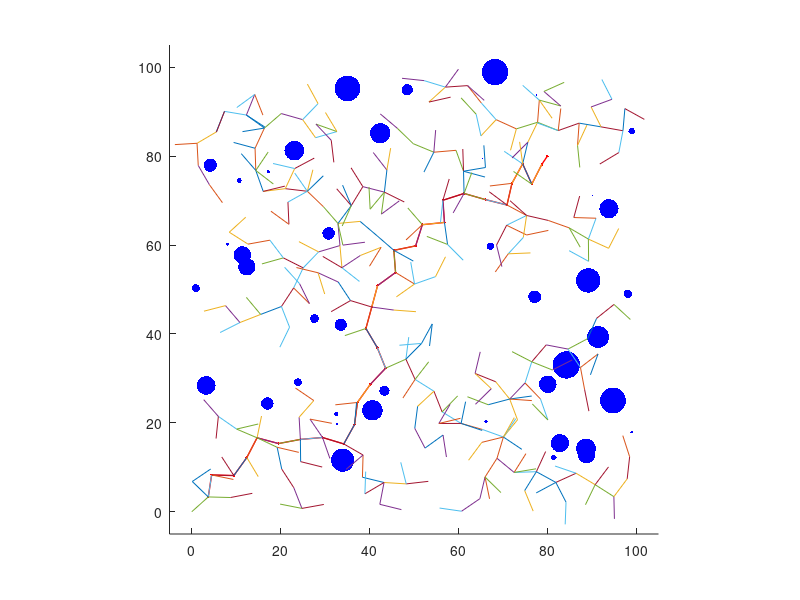

Recreate this plot in MATLAB.
% pathRRT
%  - create a path from a start node to an end node
%    using the RRT algorithm.
%  - RRT = Rapidly-exploring Random Tree
%  
% Based on code written by Yanjiang Zhao, improved by Lihao WANG

function pathRRT;

% create random world
Size = 100;
NumObstacles = 60;
speedSize=2;
world = createWorld(NumObstacles,[Size; Size],[0;0],speedSize);

% standard length of path segments
segmentLength = 5;

% randomly select start and end nodes
%start_node = generateRandomNode(world);
%end_node   = generateRandomNode(world);

start_node = [0,0,0,0,0];
end_node   = [80,80,0,0,0];

% establish tree starting with the start node
tree = start_node;
nodeDepth=[0];

% check to see if start_node connects directly to end_node
if ( (norm(start_node(1:2)-end_node(1:2))<segmentLength )...
    &(collision(start_node,end_node,world)==0) )
  path = [start_node; end_node];
else
  numPaths = 0;
  while numPaths<1,
      [tree,flag,nodeDepth] = extendTree(tree,end_node,segmentLength,world,nodeDepth);
      numPaths = numPaths + flag;
  end
end

% find path with minimum cost to end_node
path = findMinimumPath(tree,end_node);
pathDepth=nodeDepth(end);
plotWorld(world,path,tree,pathDepth);
tree
nodeDepth


%%%%%%%%%%%%%%%%%%%%%%%%%%%%%%%%%%%%%%%%%%%%%%%%%%%%%%%%%%%%%%%%%%%%%%%%%%
% createWorld
%  - create random world with obstacles
%  the first element is the north coordinate
%  the second element is the south coordinate
function world = createWorld(NumObstacles, NEcorner, SWcorner, speedSize);

  % check to make sure that the region is nonempty
  if (NEcorner(1) <= SWcorner(1)) | (NEcorner(2) <= SWcorner(2)),
      disp('Not valid corner specifications!')
      world=[];
      
  % create world data structure
  else
    world.NumObstacles = NumObstacles;
    world.NEcorner = NEcorner;
    world.SWcorner = SWcorner;
                          
    % create NumObstacles 
    %maxRadius = min(NEcorner(1)- SWcorner(1), NEcorner(2)-SWcorner(2));
    %maxRadius = 5*maxRadius/NumObstacles/2;
    maxRadius = 3;
    for i=1:NumObstacles,
        % randomly pick radius
        world.radius(i) = maxRadius*rand;
        % randomly pick center of obstacles
        cn = SWcorner(1) + world.radius(i)...
            + (NEcorner(1)-SWcorner(1)-2*world.radius(i))*rand;
        ce = SWcorner(2) + world.radius(i)...
            + (NEcorner(2)-SWcorner(2)-2*world.radius(i))*rand;
        world.cn(i) = cn;
        world.ce(i) = ce;
        speedChoice=[1,0;0.707,0.707;0,1;-0.707,0.707;-1,0;-0.707,-0.707;0,-1;0.707,-0.707];
        if rem(i,2)==0 & rem(i/2,9)~=0,
            world.speed(i,:)=speedChoice(rem(i/2,9),:)*speedSize;
        else 
            world.speed(i,:)=[0,0];
        end
    end
    world.speed
  end
 
%%%%%%%%%%%%%%%%%%%%%%%%%%%%%%%%%%%%%%%%%%%%%%%%%%%%%%%%%%%%%%%%%%%%%%%%%%
% obstaclesAtStepK
% calculate the obstacles' positions at step k
function [obstaclesK]=obstaclesAtStepK(world,k);  

obstaclesK=[(world.cn)',(world.ce)']+world.speed*k;

%%%%%%%%%%%%%%%%%%%%%%%%%%%%%%%%%%%%%%%%%%%%%%%%%%%%%%%%%%%%%%%%%%%%%%%%%%
% generateRandomNode
%   create a random node (initialize)
function node=generateRandomNode(world);

% randomly pick configuration
pn       = (world.NEcorner(1)-world.SWcorner(1))*rand;
pe       = (world.NEcorner(2)-world.SWcorner(2))*rand;
chi      = 0;
cost     = 0;
node     = [pn, pe, chi, cost, 0];

% check collision with obstacle
while collision(node, node, world),
  pn       = (world.NEcorner(1)-world.SWcorner(1))*rand;
  pe       = (world.NEcorner(2)-world.SWcorner(2))*rand;
  chi      = 0;
  cost     = 0;
  node     = [pn, pe, chi, cost, 0];
end

%%%%%%%%%%%%%%%%%%%%%%%%%%%%%%%%%%%%%%%%%%%%%%%%%%%%%%%%%%%%%%%%%%%%%%%%%%
% collision
%   check to see if a node is in collsion with obstacles
function collision_flag = collision(node, parent, world);

collision_flag = 0;

if ((node(1)>world.NEcorner(1))...
    | (node(1)<world.SWcorner(1))...
    | (node(2)>world.NEcorner(2))...
    | (node(2)<world.SWcorner(2)))
  collision_flag = 1;
else
    for sigma = 0:.2:1,
    p = sigma*node(1:2) + (1-sigma)*parent(1:2);
      % check each obstacle
      for i=1:world.NumObstacles,
        if (norm([p(1);p(2)]-[world.cn(i); world.ce(i)])<=1.5*world.radius(i)),
            collision_flag = 1;
            break;
        end
      end
    end
end

%%%%%%%%%%%%%%%%%%%%%%%%%%%%%%%%%%%%%%%%%%%%%%%%%%%%%%%%%%%%%%%%%%%%%%%%%%
% dynaCollision
%   check to see if a node is in collsion with one certain moving obstacle
function dynaCollision_flag = dynaCollision (node, parent, world, k, i);  % k is the step number and i is the moving obstacle index
dynaCollision_flag = 0;
Last_Obstacle=obstaclesAtStepK(world,k-1);
Current_Obstacle=obstaclesAtStepK(world,k);
Next_Obstacle=obstaclesAtStepK(world,k+1);
%% calculate the obstacle path start and end point coordinates at step k and k+1 taken obstacle radius into account
O10=Last_Obstacle(i,1:2)-world.speed(i)/2*world.radius(i);
O20=Current_Obstacle(i,1:2)+world.speed(i)/2*world.radius(i);
O30=Current_Obstacle(i,1:2)-world.speed(i)/2*world.radius(i);
O40=Next_Obstacle(i,1:2)+world.speed(i)/2*world.radius(i);
%% calculate the 4 vertex coordinates of the sweeping rectangle at step k and k+1
SpeedNormal=[world.speed(i,2),(-1)*world.speed(i,1)];
O11=O10+SpeedNormal/2*world.radius(i);
O21=O20+SpeedNormal/2*world.radius(i);
O31=O30+SpeedNormal/2*world.radius(i);
O41=O40+SpeedNormal/2*world.radius(i);
O12=O10-SpeedNormal/2*world.radius(i);
O22=O20-SpeedNormal/2*world.radius(i);
O32=O30-SpeedNormal/2*world.radius(i);
O42=O40-SpeedNormal/2*world.radius(i);
StartPoint1=[O11;O12;O22;O21];
EndPoint1=[O12;O22;O21;O11];
StartPoint2=[O31;O32;O42;O41];
EndPoint2=[O32;O42;O41;O31];
% check the collision between the parent to node path and the sweeping rectangle at step k
for j=1:4,
    if ((max(parent(1),node(1))>min(StartPoint1(j,1),EndPoint1(j,1)))...
        &(min(parent(1),node(1))<max(StartPoint1(j,1),EndPoint1(j,1)))),    % in case that the parent to node path and each rectangle edge the has commun part in x axis
        if world.speed(i,1)==0,                                             % in case of rectangle edge O12-O22 and O21-O11 vertical to x axis
            if (j==2 | j==4),                                               
                Common=StartPoint1(j,1);
                yPath=returnY(parent, node, Common);
                y1Edge=StartPoint1(j,2);
                y2Edge=EndPoint1(j,2);
                if (yPath-y1Edge)*(yPath-y2Edge)<=0;
                    dynaCollision_flag=1;
                    return
                end
            end
            
        elseif world.speed(i,2)==0,                                         % in case of rectangle edge O11-O12 and O21-O22 vertical to x axis
            if (j==1 | j==3),                                               
                Common=StartPoint1(j,1);
                yPath=returnY(parent, node, Common);
                y1Edge=StartPoint1(j,2);
                y2Edge=EndPoint1(j,2);
                if (yPath-y1Edge)*(yPath-y2Edge)<=0;
                    dynaCollision_flag=1;
                    return
                end
            end
            
        else
            CommonMin=min([parent(1), node(1), StartPoint1(j,1), EndPoint1(j,1)]);  % lower bound of the x common part
            CommonMax=max([parent(1), node(1), StartPoint1(j,1), EndPoint1(j,1)]);  % upper bound of the x common part
            y1Path=returnY(parent, node, CommonMin);
            y2Path=returnY(parent, node, CommonMax);
            y1Edge=returnY(StartPoint1(j,:),EndPoint1(j,:), CommonMin);
            y2Edge=returnY(StartPoint1(j,:),EndPoint1(j,:), CommonMax);
            if (y1Path-y1Edge)*(y2Path-y2Edge)<=0;
            dynaCollision_flag=1;
            return
            end
        end
    end
end      
    
% check the collision between the node point and the sweeping rectangle at step k+1
cosTheta=world.speed(i,1)/norm(world.speed(i,:));                                 % rotate the coordinate system by angle Theta, Theta is the angle of the speed vector
sinTheta=world.speed(i,2)/norm(world.speed(i,:));
NewO31(1)=O31(1)*cosTheta+O31(2)*sinTheta;                                        % calculate the new coordinate of each points in new coordinate system
NewO31(2)=O31(2)*cosTheta-O31(2)*sinTheta;
NewO41(1)=O41(1)*cosTheta+O41(2)*sinTheta;
NewO41(2)=O41(2)*cosTheta-O41(2)*sinTheta;
NewO32(1)=O32(1)*cosTheta+O32(2)*sinTheta;
NewO32(2)=O32(2)*cosTheta-O32(2)*sinTheta;
NewO42(1)=O42(1)*cosTheta+O42(2)*sinTheta;
NewO42(2)=O42(2)*cosTheta-O42(2)*sinTheta;
NewNode(1)=node(1)*cosTheta+node(2)*sinTheta;
NewNode(2)=node(2)*cosTheta-node(2)*sinTheta;
if (NewNode(1)>NewO31(1) & NewNode(1)<NewO41(1) & NewNode(2)>NewO31(2) & NewNode(2)<NewO32(2) )  % check if NewNode falls into obstacle sweeping rectangle at k+1
    dynaCollision_flag=1;
end
    
    

%%%%%%%%%%%%%%%%%%%%%%%%%%%%%%%%%%%%%%%%%%%%%%%%%%%%%%%%%%%%%%%%%%%%%%%%%%
% returnY
% given 2 endpoints a(x1,y1) and b(x2,y2) of a segment, return the y value at another point x on the segment
function y = returnY (a, b, x);
if a(1)==b(1),   % check if the segment is in parallel with y axis
    disp('Not valid segment')
else
    y=a(2)+(b(2)-a(2))/(b(1)-a(1))*(x-a(1));
end

%%%%%%%%%%%%%%%%%%%%%%%%%%%%%%%%%%%%%%%%%%%%%%%%%%%%%%%%%%%%%%%%%%%%%%%%%%
% canEndConnectToTree
%   check to see if the end node can connect to the tree
function flag = canEndConnectToTree(tree,end_node,minDist,world);
  flag = 0;
  % check only last node added to tree since others have been checked
  if ( (norm(tree(end,1:2)-end_node(1:2))<minDist)...
     & (collision(tree(end,1:2), end_node(1:2), world)==0) ),
    flag = 1;
  end

%%%%%%%%%%%%%%%%%%%%%%%%%%%%%%%%%%%%%%%%%%%%%%%%%%%%%%%%%%%%%%%%%%%%%%%%%%
% extendTree
%   extend tree by randomly selecting point and growing tree toward that
%   point
function [new_tree,flag,new_nodeDepth] = extendTree(tree,end_node,segmentLength,world,nodeDepth); %nodeDepth is the step number for each node for dynamic collicision check

  flag1 = 1;
  while flag1==1,
    flag1=0;   % initialize flag1 to 1, flag1==0 means that collision check is passed, flag1==1 means that collision exists
    % select a random point
    randomPoint = [...
        (world.NEcorner(1)-world.SWcorner(1))*rand,...
        (world.NEcorner(2)-world.SWcorner(2))*rand];
    % find leaf on node that is closest to randomPoint
    tmp = tree(:,1:2)-ones(size(tree,1),1)*randomPoint; % times ones is to make sure the same dimention, because tree maybe has n rows
    [dist,idx] = min(sum(tmp.^2,2)); %diag在这里是取矩阵对角线元素输出列向量，tmp和其转置相乘对角线正好是两坐标相减的平方和，即为距离的平方，看离哪个点最近并指示出其位置idx
    cost     = tree(idx,4) + segmentLength;%离哪个已知点近就加在哪个点上...
    new_point = (randomPoint-tree(idx,1:2));
    new_point = tree(idx,1:2)+new_point/norm(new_point)*segmentLength;
    new_node = [new_point, 0, cost, idx];%离哪个已知点近就加在哪个点上，并记录路线idx
    % collision check for both static and moving obstacles
    obstaclesLastStep=obstaclesAtStepK(world,nodeDepth(idx));
    obstaclesNowStep=obstaclesAtStepK(world,nodeDepth(idx)+1);
    i=1;
    while (i<=world.NumObstacles) & (flag1==0),
        if ( norm (obstaclesLastStep(i,:)-tree(idx,1:2))<10 | norm (obstaclesNowStep(i,:)-tree(idx,1:2))<10 ),   %%analyze only the obstacles at a distance less than 10 from the parent node
            if rem(i,2)==0 & rem(i/2,9)~=0,  % collision check for moving obstacles
                flag1 = dynaCollision (new_point, tree(idx,1:2), world, nodeDepth(idx), i);
                if flag1==1,
                    break;
                end
            else   % collision check for static obstacles
                for sigma = 0:.1:1,                
                    p = sigma*new_point + (1-sigma)*tree(idx,1:2);
                       if (norm([p(1);p(2)]-[world.cn(i); world.ce(i)])<=1.5*world.radius(i)),
                           flag1=1; 
                           break;
                       end
                end
            end 
        end
    i=i+1;    
    end
    
    
    if flag1==0,   % if collision check is passed, add the new_node to the tree
        new_tree = [tree; new_node];
        new_nodeDepth=[nodeDepth; nodeDepth(idx)+1];
    end
  end
 
  % check to see if new node connects directly to end_node
  if ( (norm(new_node(1:2)-end_node(1:2))<segmentLength )...
      &(collision(new_node,end_node,world)==0) )
    flag = 1;
    new_tree(end,3)=1;  % mark node as connecting to end.
  else
    flag = 0;
  end
  
%%%%%%%%%%%%%%%%%%%%%%%%%%%%%%%%%%%%%%%%%%%%%%%%%%%%%%%%%%%%%%%%%%%%%%%%%%
% findMinimumPath
%   find the lowest cost path to the end node
function path = findMinimumPath(tree,end_node);
    
    % find nodes that connect to end_node
    connectingNodes = [];
    for i=1:size(tree,1),
        if tree(i,3)==1,
            connectingNodes = [connectingNodes; tree(i,:)];
        end
    end

    % find minimum cost last node
    [tmp,idx] = min(connectingNodes(:,4));
    
    % construct lowest cost path
    path = [connectingNodes(idx,:); end_node];
    parent_node = connectingNodes(idx,5);
    while parent_node>1,
        path = [tree(parent_node,:); path];
        parent_node = tree(parent_node,5); 
    end
    
%%%%%%%%%%%%%%%%%%%%%%%%%%%%%%%%%%%%%%%%%%%%%%%%%%%%%%%%%%%%%%%%%%%%%%%%%%
% plotWorld
%   plot obstacles and path
function plotWorld(world,path,tree,pathDepth)
  % the first element is the north coordinate
  % the second element is the south coordinate

  N = 10;
  th = 0:2*pi/N:2*pi;
  figure(1), clf
  hold on
  axis equal;
  axis([-5,105,-5,105]);
  X=[];
  Y=[];
  Xpath = path(:,1);
  Ypath = path(:,2);
  p1=plot(X,Y,'k');
  P2=plot(Xpath(1),Ypath(1),'r','linewidth',3);
  

  
  pObstacles=[];
  for i=1:world.NumObstacles,
      pObstacles(i)=plot(world.cn(i),world.ce(i),'color','b','marker','.','markersize',20*world.radius(i));
  end
  
  pPath=plot(Xpath(1),Ypath(1),'r','linewidth',1);
  
  for j=0:pathDepth
      
    for i=1:world.NumObstacles,
         %X = world.radius(i)*cos(th) + world.cn(i)+j*world.speed(i,1);
         %Y = world.radius(i)*sin(th) + world.ce(i)+j*world.speed(i,2);
         %plot(X,Y,'k');
         X=world.cn(i)+j*world.speed(i,1);
         Y=world.ce(i)+j*world.speed(i,2);
         set(pObstacles(i),'xdata',X,'ydata',Y);
    end
    
    Xpath = path(1:j+1,1);
    Ypath = path(1:j+1,2);
    set(pPath,'xdata',Xpath,'ydata',Ypath);

    %set(p1,'xdata',X,'ydata',Y);
    %set(p2,'xdata',[Xpath(j+1),Xpath(j+2)],'ydata',[Ypath(j+1),Ypath(j+2)]);
    %plot([Xpath(j+1),Xpath(j+2)],[Ypath(j+1),Ypath(j+2)],'r','linewidth',3);
    pause(0.3);
    drawnow

  end
  
   
  for i=2:size(tree,1);
      plot([tree(tree(i,5),1), tree(i,1)], [tree(tree(i,5),2), tree(i,2)])
  end
  

  
  
